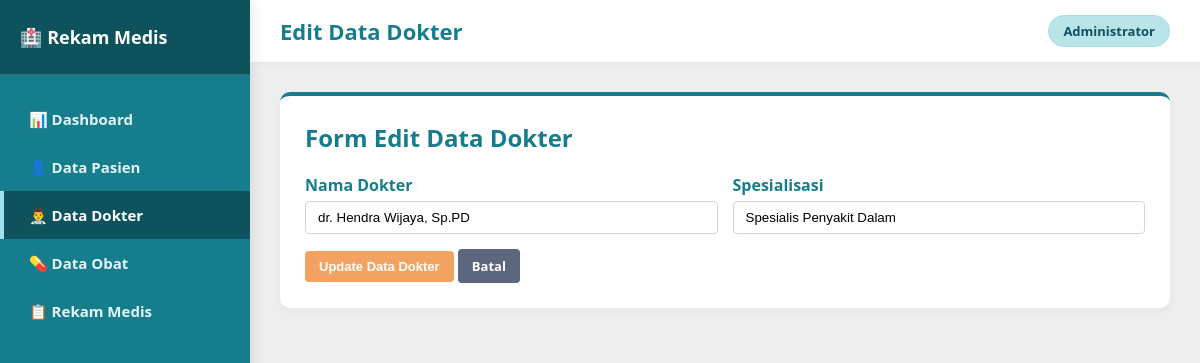
Page /dokter/edit.php?id=1 on the committed database.
### tables this page shows
CREATE TABLE dokter (
    id_dokter INT AUTO_INCREMENT PRIMARY KEY,
    nama_dokter VARCHAR(100) NOT NULL,
    spesialisasi VARCHAR(50) NOT NULL
);

### dokter/edit.php (the view, shortened to what this page needs)
<?php
include '../koneksi.php';
$id = $_GET['id'];
$query = mysqli_query($conn, "SELECT * FROM dokter WHERE id_dokter='$id'");
$d = mysqli_fetch_assoc($query);
?>
<!DOCTYPE html>
<html lang="id">
<head>
    <link rel="stylesheet" href="../style.css">
</head>
<body>
    <aside class="sidebar">
        <div class="sidebar-header">
            <h2>🏥 Rekam Medis</h2>
        </div>
        <ul class="sidebar-menu">
            <li><a href="../index.php">📊 Dashboard</a></li>
            <li><a href="../pasien/index.php">👤 Data Pasien</a></li>
            <li><a href="index.php" class="active">👨‍⚕️ Data Dokter</a></li>
            <li><a href="../obat/index.php">💊 Data Obat</a></li>
            <li><a href="../rekam_medis/index.php">📋 Rekam Medis</a></li>
        </ul>
    </aside>
    <main class="main-content">
        <div class="top-bar">
            <h1>Edit Data Dokter</h1>
            <span class="user-badge">Administrator</span>
        </div>
        <div class="card">
            <h2>Form Edit Data Dokter</h2>
            <form action="" method="POST">
                <div class="form-row">
                    <div class="form-group">
                        <label>Nama Dokter</label>
                        <input type="text" name="nama_dokter" value="<?= $d['nama_dokter'] ?>" required>
                    </div>
                    <div class="form-group">
                        <label>Spesialisasi</label>
                        <input type="text" name="spesialisasi" value="<?= $d['spesialisasi'] ?>" required>
                    </div>
                </div>
                <div class="form-actions">
                    <button type="submit" name="update" class="btn btn-warning">Update Data Dokter</button>
                    <a href="index.php" class="btn btn-secondary">Batal</a>
                </div>
            </form>
        </div>
    </main>
</body>
</html>

### style.css (style rules this page uses)
:root { --primary: #167D8D; --primary-dark: #0E525D; --secondary: #A0E0EF; --accent-light: #B9E4E8; --light-bg: #EEEEEE; --card-bg: #ffffff; --text-color: #2b2d42; --danger: #e63946; --warning: #f4a261; --sidebar-width: 250px; }
* { box-sizing: border-box; }
body { font-family: 'Segoe UI', Tahoma, Geneva, Verdana, sans-serif; background-color: var(--light-bg); color: var(--text-color); margin: 0; padding: 0; display: flex; min-height: 100vh; }
.sidebar { width: var(--sidebar-width); background-color: var(--primary); color: white; position: fixed; top: 0; bottom: 0; left: 0; display: flex; flex-direction: column; box-shadow: 4px 0 10px rgba(0,0,0,0.08); z-index: 100; }
.sidebar-header { padding: 25px 20px; background-color: var(--primary-dark); border-bottom: 1px solid rgba(255,255,255,0.15); }
.sidebar-header h2 { margin: 0; font-size: 18px; color: #ffffff; display: flex; align-items: center; gap: 10px; }
.sidebar-menu { list-style: none; padding: 20px 0; margin: 0; }
.sidebar-menu li a { display: flex; align-items: center; gap: 12px; padding: 14px 25px; color: #e5f6f8; text-decoration: none; font-weight: 600; font-size: 15px; transition: all 0.3s ease; border-left: 4px solid transparent; }
.sidebar-menu li a:hover, .sidebar-menu li a.active { background-color: var(--primary-dark); color: #ffffff; border-left-color: var(--secondary); }
.main-content { margin-left: var(--sidebar-width); flex: 1; padding: 30px; }
.top-bar { background: white; padding: 15px 30px; margin: -30px -30px 30px -30px; box-shadow: 0 2px 5px rgba(0,0,0,0.04); display: flex; justify-content: space-between; align-items: center; }
.top-bar h1 { margin: 0; font-size: 22px; color: var(--primary); }
.user-badge { background: var(--accent-light); color: var(--primary-dark); padding: 6px 14px; border-radius: 20px; font-weight: 600; font-size: 13px; border: 1px solid var(--secondary); }
.card { background: var(--card-bg); padding: 25px; border-radius: 10px; box-shadow: 0 4px 12px rgba(0,0,0,0.03); margin-bottom: 25px; border-top: 4px solid var(--primary); }
.card h2 { margin-top: 0; color: var(--primary); }
.btn { display: inline-block; padding: 8px 14px; background-color: var(--primary); color: white; border: none; border-radius: 4px; cursor: pointer; text-decoration: none; font-size: 13px; font-weight: 600; transition: 0.2s; }
.btn-warning { background-color: var(--warning); color: #ffffff; }
.btn-secondary { background-color: #5c677d; }
.form-group { margin-bottom: 15px; }
.form-group label { display: block; margin-bottom: 5px; font-weight: 600; color: var(--primary); }
.form-group input, .form-group select, .form-group textarea { width: 100%; padding: 8px 12px; border: 1px solid #cbd5e1; border-radius: 4px; box-sizing: border-box; }
.form-row { display: flex; gap: 15px; }
.form-row .form-group { flex: 1; }

### rows in the picture
dokter: nama_dokter "dr. Hendra Wijaya, Sp.PD", spesialisasi "Spesialis Penyakit Dalam"
